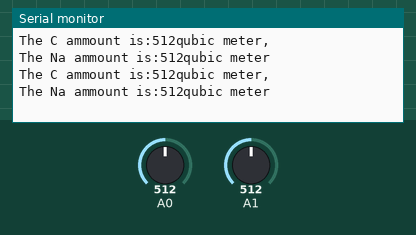
This sketch was run on a simulated Arduino Uno, built with avr-gcc and run on an emulated ATmega328P. On the bench: the last lines printed to the serial monitor. The test bench sets the inputs (shaded band); at power-on: A0 = 512, A1 = 512.

Above: at 11.6 s.
11.7 s: A0 set to 716
At 22.3 s:
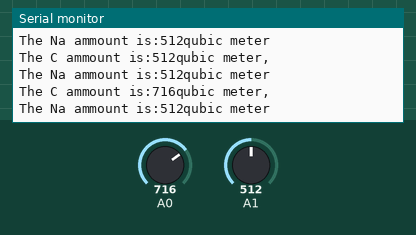
22.5 s: A1 set to 716
At 33.1 s:
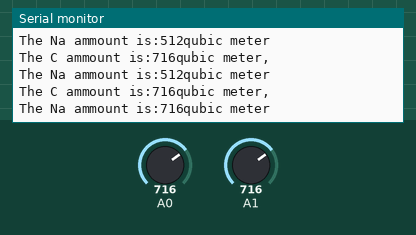
33.3 s: A0 set to 900
At 43.9 s:
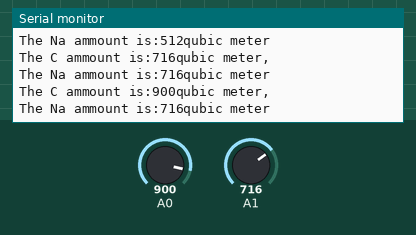
44.1 s: A1 set to 900
At 55.1 s:
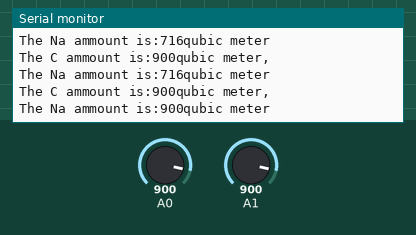
Timing chart, 0 to 55.9 s (numbered marks = the images above; inputs shaded):
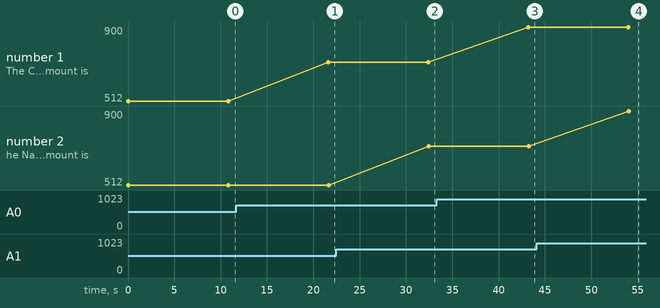

Measured:
- after the input at 11.7 s, the serial monitor: prints a new line after 9.9 s (image 1)
- after the input at 22.5 s, the serial monitor: prints a new line after 9.9 s (image 2)
- after the input at 33.3 s, the serial monitor: prints a new line after 9.9 s (image 3)
- after the input at 44.1 s, the serial monitor: prints a new line after 9.9 s (image 4)
- plotted number 1: 512 → 716 after the input at 11.7 s, 716 → 900 after the input at 33.3 s

The sketch:

nasa.ino
```cpp
int C_Value;
int Na_Value;


void setup()
{
Serial.begin(9600);      // sets the serial port to 9600
}
void loop()
{

C_Value = analogRead(0);// reads analog input pin 0
Na_Value = analogRead(1); //reads analog input pin 1

Serial.print("The C ammount is:");

Serial.print(C_Value, DEC);  // prints the value read
Serial.print("qubic meter");
Serial.print(",");
Serial.print('\n');
Serial.print("The Na ammount is:");
Serial.print(Na_Value, DEC); //prints the value read
Serial.print("qubic meter");
Serial.print('\n');

delay(10800);


}
```
